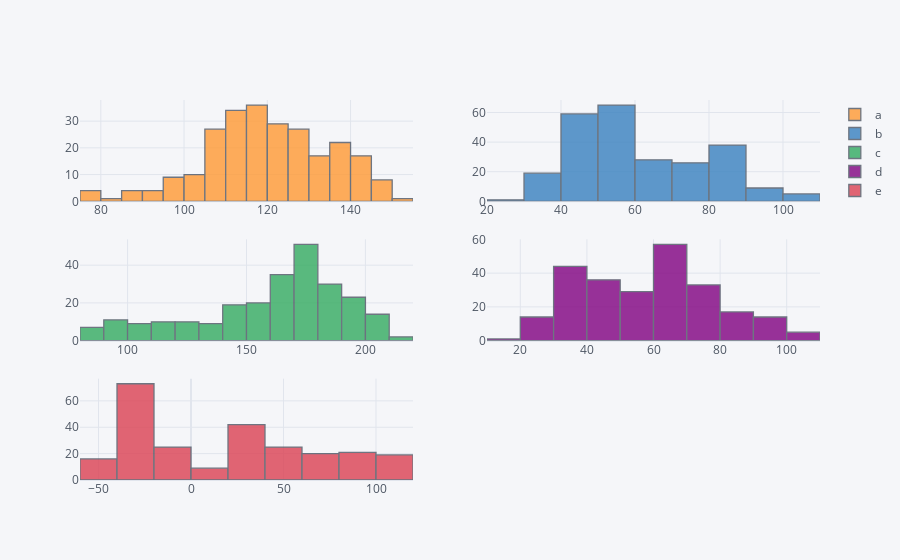

Notebook code for this chart:
### Code cell
plyo.iplot(
df.iplot(kind='hist',subplots=True,bins=15,asFigure=True),
filename='ply_03')

### Figure 1 — Plotly figure (JSON) as saved in the notebook; plotly's stock layout.template omitted (floating-point values rounded to 4 significant figures; data arrays with more than 128 entries replaced by an {"elided": "..."} marker saying what was removed)
{"data": [{"histfunc": "count", "histnorm": "", "marker": {"color": "rgba(255, 153, 51, 1.0)", "line": {"color": "#4D5663", "width": 1.3}}, "name": "a", "nbinsx": 15, "opacity": 0.8, "orientation": "v", "type": "histogram", "x": {"elided": "250 float values"}, "xaxis": "x", "yaxis": "y"}, {"histfunc": "count", "histnorm": "", "marker": {"color": "rgba(55, 128, 191, 1.0)", "line": {"color": "#4D5663", "width": 1.3}}, "name": "b", "nbinsx": 15, "opacity": 0.8, "orientation": "v", "type": "histogram", "x": {"elided": "250 float values"}, "xaxis": "x2", "yaxis": "y2"}, {"histfunc": "count", "histnorm": "", "marker": {"color": "rgba(50, 171, 96, 1.0)", "line": {"color": "#4D5663", "width": 1.3}}, "name": "c", "nbinsx": 15, "opacity": 0.8, "orientation": "v", "type": "histogram", "x": {"elided": "250 float values"}, "xaxis": "x3", "yaxis": "y3"}, {"histfunc": "count", "histnorm": "", "marker": {"color": "rgba(128, 0, 128, 1.0)", "line": {"color": "#4D5663", "width": 1.3}}, "name": "d", "nbinsx": 15, "opacity": 0.8, "orientation": "v", "type": "histogram", "x": {"elided": "250 float values"}, "xaxis": "x4", "yaxis": "y4"}, {"histfunc": "count", "histnorm": "", "marker": {"color": "rgba(219, 64, 82, 1.0)", "line": {"color": "#4D5663", "width": 1.3}}, "name": "e", "nbinsx": 15, "opacity": 0.8, "orientation": "v", "type": "histogram", "x": {"elided": "250 float values"}, "xaxis": "x5", "yaxis": "y5"}], "layout": {"barmode": "overlay", "legend": {"bgcolor": "#F5F6F9", "font": {"color": "#4D5663"}}, "paper_bgcolor": "#F5F6F9", "plot_bgcolor": "#F5F6F9", "title": {"font": {"color": "#4D5663"}}, "xaxis": {"anchor": "y", "domain": [0, 0.45], "gridcolor": "#E1E5ED", "showgrid": true, "tickfont": {"color": "#4D5663"}, "title": {"font": {"color": "#4D5663"}, "text": ""}, "zerolinecolor": "#E1E5ED"}, "xaxis2": {"anchor": "y2", "domain": [0.55, 1], "gridcolor": "#E1E5ED", "showgrid": true, "tickfont": {"color": "#4D5663"}, "title": {"font": {"color": "#4D5663"}, "text": ""}, "zerolinecolor": "#E1E5ED"}, "xaxis3": {"anchor": "y3", "domain": [0, 0.45], "gridcolor": "#E1E5ED", "showgrid": true, "tickfont": {"color": "#4D5663"}, "title": {"font": {"color": "#4D5663"}, "text": ""}, "zerolinecolor": "#E1E5ED"}, "xaxis4": {"anchor": "y4", "domain": [0.55, 1], "gridcolor": "#E1E5ED", "showgrid": true, "tickfont": {"color": "#4D5663"}, "title": {"font": {"color": "#4D5663"}, "text": ""}, "zerolinecolor": "#E1E5ED"}, "xaxis5": {"anchor": "y5", "domain": [0, 0.45], "gridcolor": "#E1E5ED", "showgrid": true, "tickfont": {"color": "#4D5663"}, "title": {"font": {"color": "#4D5663"}, "text": ""}, "zerolinecolor": "#E1E5ED"}, "yaxis": {"anchor": "x", "domain": [0.7333, 1], "gridcolor": "#E1E5ED", "showgrid": true, "tickfont": {"color": "#4D5663"}, "title": {"font": {"color": "#4D5663"}, "text": ""}, "zerolinecolor": "#E1E5ED"}, "yaxis2": {"anchor": "x2", "domain": [0.7333, 1], "gridcolor": "#E1E5ED", "showgrid": true, "tickfont": {"color": "#4D5663"}, "title": {"font": {"color": "#4D5663"}, "text": ""}, "zerolinecolor": "#E1E5ED"}, "yaxis3": {"anchor": "x3", "domain": [0.3667, 0.6333], "gridcolor": "#E1E5ED", "showgrid": true, "tickfont": {"color": "#4D5663"}, "title": {"font": {"color": "#4D5663"}, "text": ""}, "zerolinecolor": "#E1E5ED"}, "yaxis4": {"anchor": "x4", "domain": [0.3667, 0.6333], "gridcolor": "#E1E5ED", "showgrid": true, "tickfont": {"color": "#4D5663"}, "title": {"font": {"color": "#4D5663"}, "text": ""}, "zerolinecolor": "#E1E5ED"}, "yaxis5": {"anchor": "x5", "domain": [0, 0.2667], "gridcolor": "#E1E5ED", "showgrid": true, "tickfont": {"color": "#4D5663"}, "title": {"font": {"color": "#4D5663"}, "text": ""}, "zerolinecolor": "#E1E5ED"}}}
